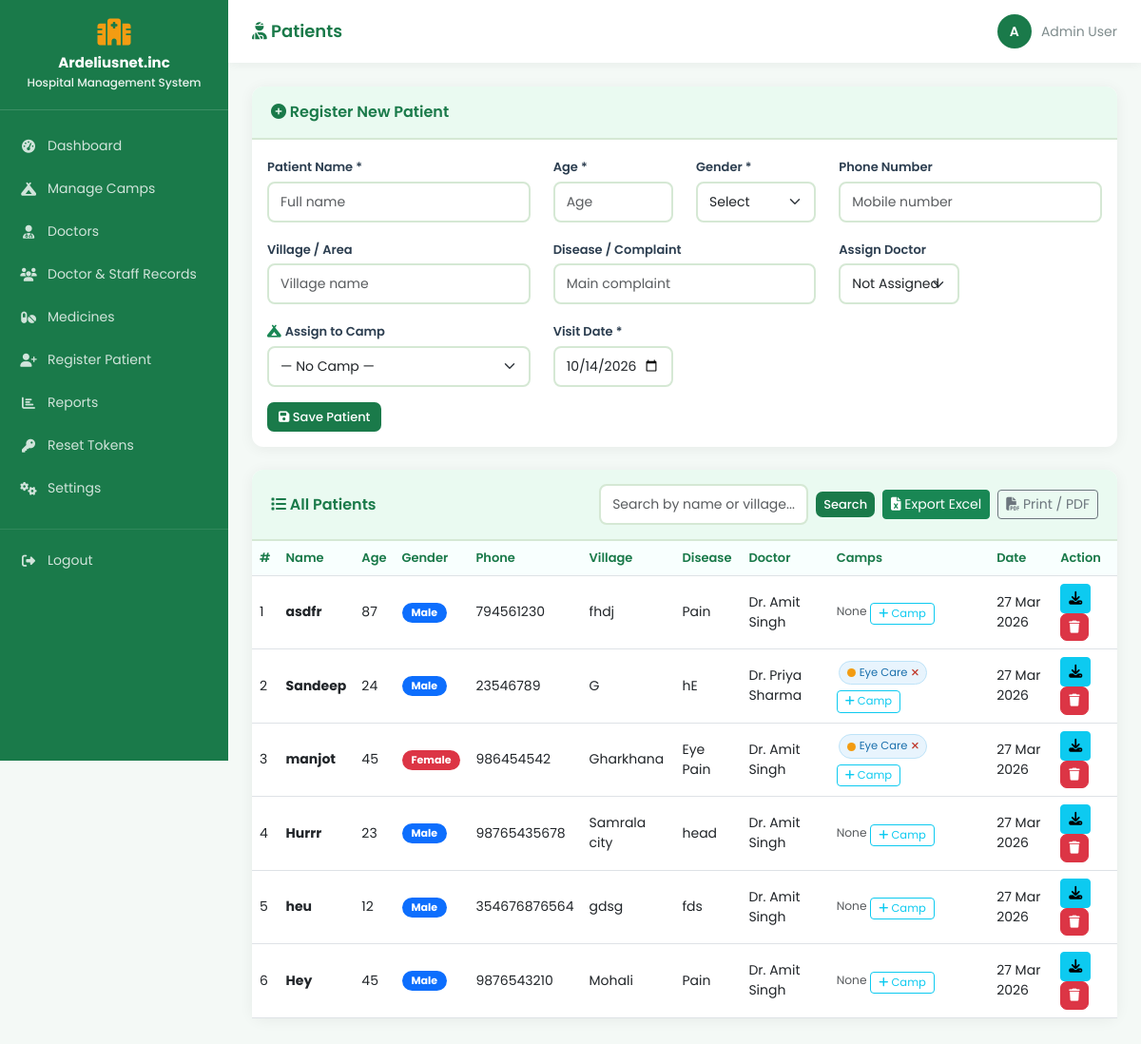
The app's page /pages/patients.php (signed in) with its own data.
### tables this page shows
CREATE TABLE `patients` (
  `id` int(11) NOT NULL,
  `name` varchar(100) NOT NULL,
  `age` int(11) NOT NULL,
  `gender` enum('Male','Female','Other') NOT NULL,
  `phone` varchar(15) DEFAULT NULL,
  `village` varchar(100) DEFAULT NULL,
  `disease` varchar(200) DEFAULT NULL,
  `doctor_id` int(11) DEFAULT NULL,
  `visit_date` date NOT NULL,
  `created_at` timestamp NOT NULL DEFAULT current_timestamp(),
  `diagnosis` text DEFAULT NULL,
  `prescription` text DEFAULT NULL,
  `notes` text DEFAULT NULL
);

CREATE TABLE `doctors` (
  `id` int(11) NOT NULL,
  `name` varchar(100) NOT NULL,
  `specialization` varchar(100) DEFAULT NULL,
  `phone` varchar(15) DEFAULT NULL,
  `created_at` timestamp NOT NULL DEFAULT current_timestamp()
);

CREATE TABLE `patient_camps` (
  `id` int(11) NOT NULL,
  `patient_id` int(11) NOT NULL,
  `camp_id` int(11) NOT NULL,
  `assigned_at` timestamp NOT NULL DEFAULT current_timestamp()
);

CREATE TABLE `camps` (
  `id` int(11) NOT NULL,
  `camp_name` varchar(150) NOT NULL,
  `location` varchar(200) NOT NULL,
  `village` varchar(100) DEFAULT NULL,
  `camp_date` date NOT NULL,
  `start_time` time DEFAULT NULL,
  `end_time` time DEFAULT NULL,
  `organizer` varchar(100) DEFAULT NULL,
  `status` enum('Upcoming','Ongoing','Completed','Cancelled') DEFAULT 'Upcoming',
  `notes` text DEFAULT NULL,
  `created_at` timestamp NOT NULL DEFAULT current_timestamp()
);

### pages/patients.php (the view, shortened to what this page needs)
<?php
include('../includes/db.php');
mysqli_query($conn, "CREATE TABLE IF NOT EXISTS patient_camps (
    id INT AUTO_INCREMENT PRIMARY KEY,
    patient_id INT NOT NULL,
    camp_id INT NOT NULL,
    assigned_at TIMESTAMP DEFAULT CURRENT_TIMESTAMP,
    UNIQUE KEY unique_assignment (patient_id, camp_id),
    FOREIGN KEY (patient_id) REFERENCES patients(id) ON DELETE CASCADE,
    FOREIGN KEY (camp_id) REFERENCES camps(id) ON DELETE CASCADE
)");
$search = "";
if ($search) {
    $patients = mysqli_query($conn, "SELECT p.*, d.name as doctor_name FROM patients p
                                     LEFT JOIN doctors d ON p.doctor_id = d.id
                                     WHERE p.name LIKE '%$search%' OR p.village LIKE '%$search%'
                                     ORDER BY p.created_at DESC");
} else {
    $patients = mysqli_query($conn, "SELECT p.*, d.name as doctor_name FROM patients p
                                     LEFT JOIN doctors d ON p.doctor_id = d.id
                                     ORDER BY p.created_at DESC");
}
?>
<!DOCTYPE html>
<html lang="en">
<head>
    <link href="https://cdn.jsdelivr.net/npm/bootstrap@5.3.0/dist/css/bootstrap.min.css" rel="stylesheet">
    <link href="https://cdnjs.cloudflare.com/ajax/libs/font-awesome/6.4.0/css/all.min.css" rel="stylesheet">
    <link href="../css/style.css" rel="stylesheet">
</head>
<body>
<?php include('../includes/sidebar.php'); ?>
<div class="main-content">
    <div class="topbar">
        <h4><i class="fas fa-user-injured"></i> Patients</h4>
        <div class="user-info">
            <div class="user-avatar"><?= strtoupper(substr($_SESSION['user_name'], 0, 1)) ?></div>
            <span><?= $_SESSION['user_name'] ?></span>
        </div>
    </div>
    <div class="page-content">
        <div class="card mb-4">
            <div class="card-header">
                <span><i class="fas fa-plus-circle"></i> Register New Patient</span>
            </div>
            <div class="card-body">
                <form method="POST" action="">
                    <div class="row">
                        <div class="col-md-4 mb-3">
                            <label class="form-label">Patient Name *</label>
                            <input type="text" name="name" class="form-control" placeholder="Full name" required>
                        </div>
                        <div class="col-md-2 mb-3">
                            <label class="form-label">Age *</label>
                            <input type="number" name="age" class="form-control" placeholder="Age" min="0" max="120" required>
                        </div>
                        <div class="col-md-2 mb-3">
                            <label class="form-label">Gender *</label>
                            <select name="gender" class="form-select" required>
                                <option value="">Select</option>
                            </select>
                        </div>
                        <div class="col-md-4 mb-3">
                            <label class="form-label">Phone Number</label>
                            <input type="text" name="phone" class="form-control" placeholder="Mobile number">
                        </div>
                        <div class="col-md-4 mb-3">
                            <label class="form-label">Village / Area</label>
                            <input type="text" name="village" class="form-control" placeholder="Village name">
                        </div>
                        <div class="col-md-4 mb-3">
                            <label class="form-label">Disease / Complaint</label>
                            <input type="text" name="disease" class="form-control" placeholder="Main complaint">
                        </div>
                        <div class="col-md-2 mb-3">
                            <label class="form-label">Assign Doctor</label>
                            <select name="doctor_id" class="form-select">
                                <option value="">Not Assigned</option>
                            </select>
                        </div>
                        <div class="col-md-4 mb-3">
                            <label class="form-label">
                                <i class="fas fa-campground text-success me-1"></i>Assign to Camp
                            </label>
                            <select name="camp_id" class="form-select">
                                <option value="">— No Camp —</option>
                            </select>
                        </div>
                        <div class="col-md-2 mb-3">
                            <label class="form-label">Visit Date *</label>
                            <input type="date" name="visit_date" class="form-control"
                                   value="<?= date('Y-m-d') ?>" required>
                        </div>
                    </div>
                    <button type="submit" name="add_patient" class="btn btn-primary">
                        <i class="fas fa-save"></i> Save Patient
                    </button>
                </form>
            </div>
        </div>
        <div class="card">
            <div class="card-header">
                <span><i class="fas fa-list"></i> All Patients</span>
                <form method="GET" action="" class="d-flex gap-2 flex-wrap align-items-center">
                    <input type="text" name="search" class="form-control form-control-sm"
                           placeholder="Search by name or village..." value="<?= htmlspecialchars($search) ?>" style="width:220px">
                    <button type="submit" class="btn btn-primary btn-sm">Search</button>
                    <a href="patients.php?search=<?= urlencode($search) ?>&export=csv" class="btn btn-success btn-sm">
                        <i class="fas fa-file-excel"></i> Export Excel
                    </a>
                    <button type="button" class="btn btn-outline-secondary btn-sm" onclick="window.print()">
                        <i class="fas fa-file-pdf"></i> Print / PDF
                    </button>
                </form>
            </div>
            <div class="card-body p-0">
                <div class="table-responsive">
                    <table class="table table-hover mb-0">
                        <thead>
                            <tr>
                                <th>#</th>
                                <th>Name</th>
                                <th>Age</th>
                                <th>Gender</th>
                                <th>Phone</th>
                                <th>Village</th>
                                <th>Disease</th>
                                <th>Doctor</th>
                                <th>Camps</th>
                                <th>Date</th>
                                <th>Action</th>
                            </tr>
                        </thead>
                        <tbody>
                            <?php if (mysqli_num_rows($patients) > 0): ?>
                                <?php $i = 1; while ($p = mysqli_fetch_assoc($patients)): ?>
                                <?php
                                $assigned = mysqli_query($conn,
                                    "SELECT pc.id as pc_id, c.camp_name, c.status FROM patient_camps pc
                                     JOIN camps c ON pc.camp_id = c.id
                                     WHERE pc.patient_id = '{$p['id']}'
                                     ORDER BY c.camp_date DESC"
                                );
                                ?>
                                <tr>
                                    <td><?= $i++ ?></td>
                                    <td><strong><?= htmlspecialchars($p['name']) ?></strong></td>
                                    <td><?= $p['age'] ?></td>
                                    <td>
                                        <span class="badge <?= $p['gender']=='Male' ? 'bg-primary' : ($p['gender']=='Female' ? 'bg-danger' : 'bg-secondary') ?>">
                                            <?= $p['gender'] ?>
                                        </span>
                                    </td>
                                    <td><?= $p['phone'] ? $p['phone'] : '-' ?></td>
                                    <td><?= htmlspecialchars($p['village']) ?></td>
                                    <td><?= htmlspecialchars($p['disease']) ?></td>
                                    <td>
                                        <?= $p['doctor_name']
                                            ? htmlspecialchars($p['doctor_name'])
                                            : '<span class="text-muted">Not Assigned</span>' ?>
                                    </td>
                                    <td style="min-width:160px">
                                        <?php if (mysqli_num_rows($assigned) > 0): ?>
                                            <?php while ($ac = mysqli_fetch_assoc($assigned)): ?>
                                                <span class="camp-badge">
                                                    <span class="status-dot dot-<?= $ac['status'] ?>"></span>
                                                    <?= htmlspecialchars($ac['camp_name']) ?>
                                                    <a href="?remove_camp=<?= $ac['pc_id'] ?>"
                                                       class="remove-camp"
                                                       title="Remove from this camp"
                                                       onclick="return confirm('Remove patient from this camp?')">
                                                        <i class="fas fa-times"></i>
                                                    </a>
                                                </span>
                                            <?php endwhile; ?>
                                        <?php else: ?>
                                            <span class="text-muted small">None</span>
                                        <?php endif; ?>
                                        <button class="btn btn-outline-info btn-sm mt-1"
                                                style="font-size:0.72rem; padding:2px 8px;"
                                                onclick="openAssignModal(<?= $p['id'] ?>, '<?= addslashes(htmlspecialchars($p['name'])) ?>')">
                                            <i class="fas fa-plus"></i> Camp
                                        </button>
                                    </td>
                                    <td><?= date('d M Y', strtotime($p['visit_date'])) ?></td>
                                    <td>
                                        <a href="../patient_report.php?id=<?= $p['id'] ?>"
                                           class="btn btn-info btn-sm me-1"
                                           title="Download Patient Report">
                                            <i class="fas fa-download"></i>
                                        </a>
                                        <a href="?delete=<?= $p['id'] ?>"
                                           class="btn btn-danger btn-sm"
                                           onclick="return confirm('Delete this patient?')">
                                            <i class="fas fa-trash"></i>
                                        </a>
                                    </td>
                                </tr>
                                <?php endwhile; ?>
                            <?php endif; ?>
                        </tbody>
                    </table>
                </div>
            </div>
        </div>
    </div>
</div>
</body>
</html>

### records on screen
patients: name "asdfr", age "87", gender "Male", phone "794561230", village "fhdj", disease "Pain", doctor.name "Dr. Amit Singh", shows "None", visit_date "27 Mar 2026"
patients: name "Sandeep", age "24", gender "Male", phone "23546789", village "G", disease "hE", doctor.name "Dr. Priya Sharma", visit_date "27 Mar 2026"
patient_camps: camp.camp_name "Eye Care"
patients: name "manjot", age "45", gender "Female", phone "986454542", village "Gharkhana", disease "Eye Pain", doctor.name "Dr. Amit Singh", visit_date "27 Mar 2026"
patient_camps: camp.camp_name "Eye Care"
patients: name "Hurrr", age "23", gender "Male", phone "98765435678", village "Samrala city", disease "head", doctor.name "Dr. Amit Singh", shows "None", visit_date "27 Mar 2026"
patients: name "heu", age "12", gender "Male", phone "354676876564", village "gdsg", disease "fds", doctor.name "Dr. Amit Singh", shows "None", visit_date "27 Mar 2026"
patients: name "Hey", age "45", gender "Male", phone "9876543210", village "Mohali", disease "Pain", doctor.name "Dr. Amit Singh", shows "None", visit_date "27 Mar 2026"

### other values on screen
substr($_SESSION['user_name'], 0, 1) "A"
$_SESSION['user_name'] "Admin User"
